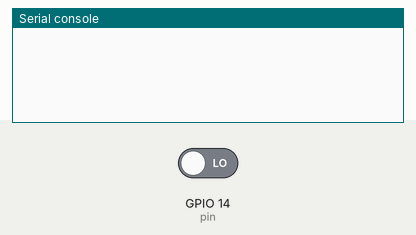
Simulated run of this program. Board: ESP32 board running MicroPython. Shown: the last lines printed to the serial console. The test bench sets the inputs (shaded band); at power-on: GPIO 14 (pin) LOW. No MQTT or app messages arrive unless stated; deep sleep restarts the program when it ends.

Above: at 1.2 s.
1.3 s: GPIO 14 (pin) driven HIGH
At 2.2 s:
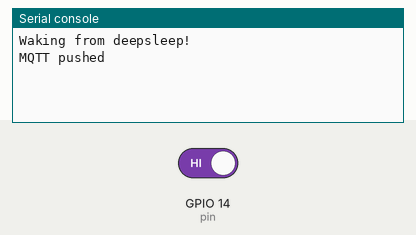
3.2 s: GPIO 14 (pin) driven LOW
At 3.8 s:
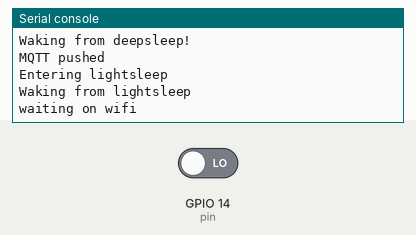

The program:

start.py
```python
import esp32
import machine
import network
import time
from machine import Pin
from .umqtt.robust import MQTTClient

mqttHost = "192.168.0.1"
mqttTopic = b"wled/82ccd0/api"

alarmMessage = b"{\"on\":true, \"ps\":2}"
okMessage = b"{\"on\":true, \"ps\":1}"

pin = Pin(14, Pin.IN)

if machine.wake_reason() == machine.PIN_WAKE:
    print("Waking from deepsleep!")
    c = MQTTClient("garage_door", mqttHost, keepalive=30)
    c.connect()
    c.publish(mqttTopic, alarmMessage)
    c.disconnect()
    print("MQTT pushed")
    time.sleep(1)
    print("Entering lightsleep")
    esp32.wake_on_ext0(pin, esp32.WAKEUP_ALL_LOW)
    machine.lightsleep()
    print("Waking from lightsleep")

    wlan = network.WLAN(network.STA_IF)
    while not wlan.isconnected():
        print("waiting on wifi")
        time.sleep(1)

    # c = MQTTClient("garage_door", mqttHost, keepalive=30)
    # c.connect()
    c.publish(mqttTopic, okMessage)
    c.disconnect()
    time.sleep(1)

esp32.wake_on_ext0(pin, esp32.WAKEUP_ANY_HIGH)
machine.deepsleep()
```

Measured:
- after the input at 1.3 s, the serial console: prints a new line after 0.30 s (image 1)
- after the input at 3.2 s, the serial console: prints a new line at once (image 2)
